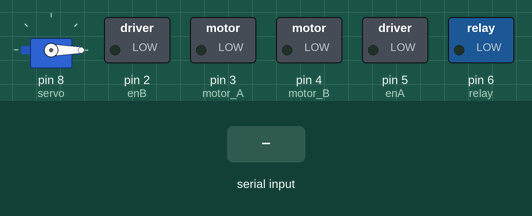
A sketch run on a simulated Arduino Uno, built with avr-gcc and run on an emulated ATmega328P. Parts: servo, switched loads named in the sketch (green lamp = pin HIGH). The test bench sets the inputs (shaded band).

Above: at 1.2 s.
1.3 s: "B" received over Serial
At 2.4 s:
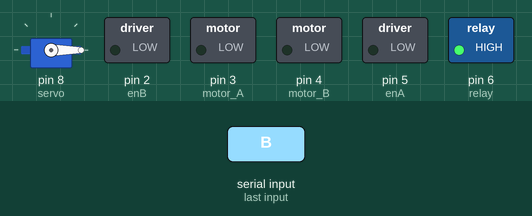
2.8 s: "C" received over Serial
At 3.5 s:
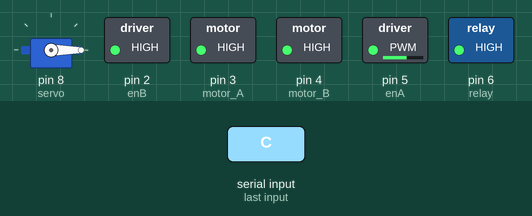
4.3 s: "A" received over Serial
At 4.7 s:
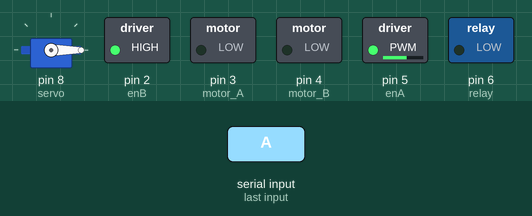
5.8 s: "D" received over Serial
At 7.0 s:
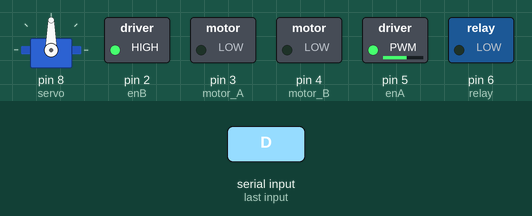
7.3 s: "E" received over Serial
At 8.2 s:
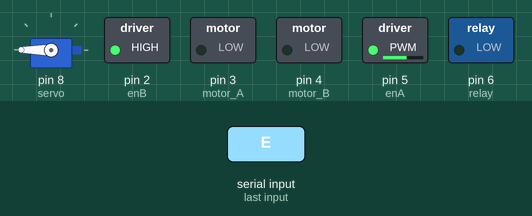
8.8 s: "F" received over Serial
At 9.3 s:
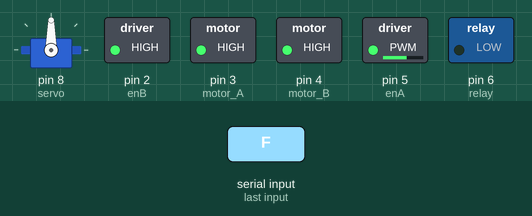
Timing chart, 0 to 11.3 s (numbered marks = the images above; inputs shaded):
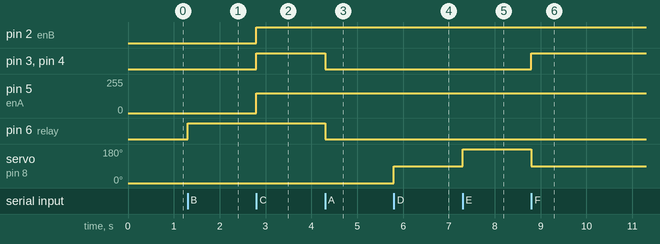

The sketch:

sketch_dec22a.ino
```cpp
#include <Servo.h>
char serialRead;
Servo servo;
int speed = 150;
int relay = 6;

void setup() {
Serial.begin(115200);
pinMode(2, OUTPUT); //enB
pinMode(3, OUTPUT); // motor A
pinMode(4, OUTPUT); // motor B
pinMode(5, OUTPUT); //enA
pinMode(relay, OUTPUT); // relay untuk pompa
servo.attach(8);
servo.write(0);
}

void loop() {
 if (Serial.available() > 0) {
    serialRead = Serial.read();

    switch (serialRead) {
      case 'A':
        digitalWrite(relay, LOW);
        servo.write(0);
        matiMotorA();
        matiMotorB();
        break;
      case 'B':
        digitalWrite(relay, HIGH);
        servo.write(0);
        matiMotorA();
        matiMotorB();
        break;

      case 'C':
        servo.write(0);
        nyalaMotorA();
        nyalaMotorB();
        break;
      case 'D':
        servo.write(90);
        matiMotorA();
        matiMotorB();
        break;
      case 'E':
        servo.write(180);
        matiMotorA();
        matiMotorB();
        break;
      case 'F':
        servo.write(90);
        nyalaMotorA();
        nyalaMotorB();
        break ;

      case 'G':
        servo.write(0);
        nyalaMotorA();
        matiMotorB();
        break;

      case 'H':
        servo.write(0);
        matiMotorA();

        break;
      case 'J':
        servo.write(90);
        nyalaMotorA();
        nyalaMotorB();
        break;
    }
 }
}

void nyalaMotorA() {
  analogWrite(5, speed);
  digitalWrite(3, HIGH);
}

void matiMotorA() {
 digitalWrite(3, LOW);
}

void nyalaMotorB() {
 analogWrite(2, speed);
 digitalWrite(4, HIGH);
}

void matiMotorB() {
 digitalWrite(4, LOW);
}
```

Measured:
- after the input at 1.3 s, pin 6 (relay): LOW → HIGH at once
- after the input at 2.8 s, pin 2 (enB), pin 3 (motor_A), pin 4 (motor_B): LOW → HIGH at once; pin 5 (enA): 0/255 → 150/255 at once
- after the input at 4.3 s, pin 3 (motor_A), pin 4 (motor_B), pin 6 (relay): HIGH → LOW at once
- after the input at 5.8 s, servo on pin 8 (servo): 0° → 90° at once
- after the input at 7.3 s, servo on pin 8 (servo): 90° → 180° at once
- after the input at 8.8 s, pin 3 (motor_A), pin 4 (motor_B): LOW → HIGH at once; servo on pin 8 (servo): 180° → 90° at once
